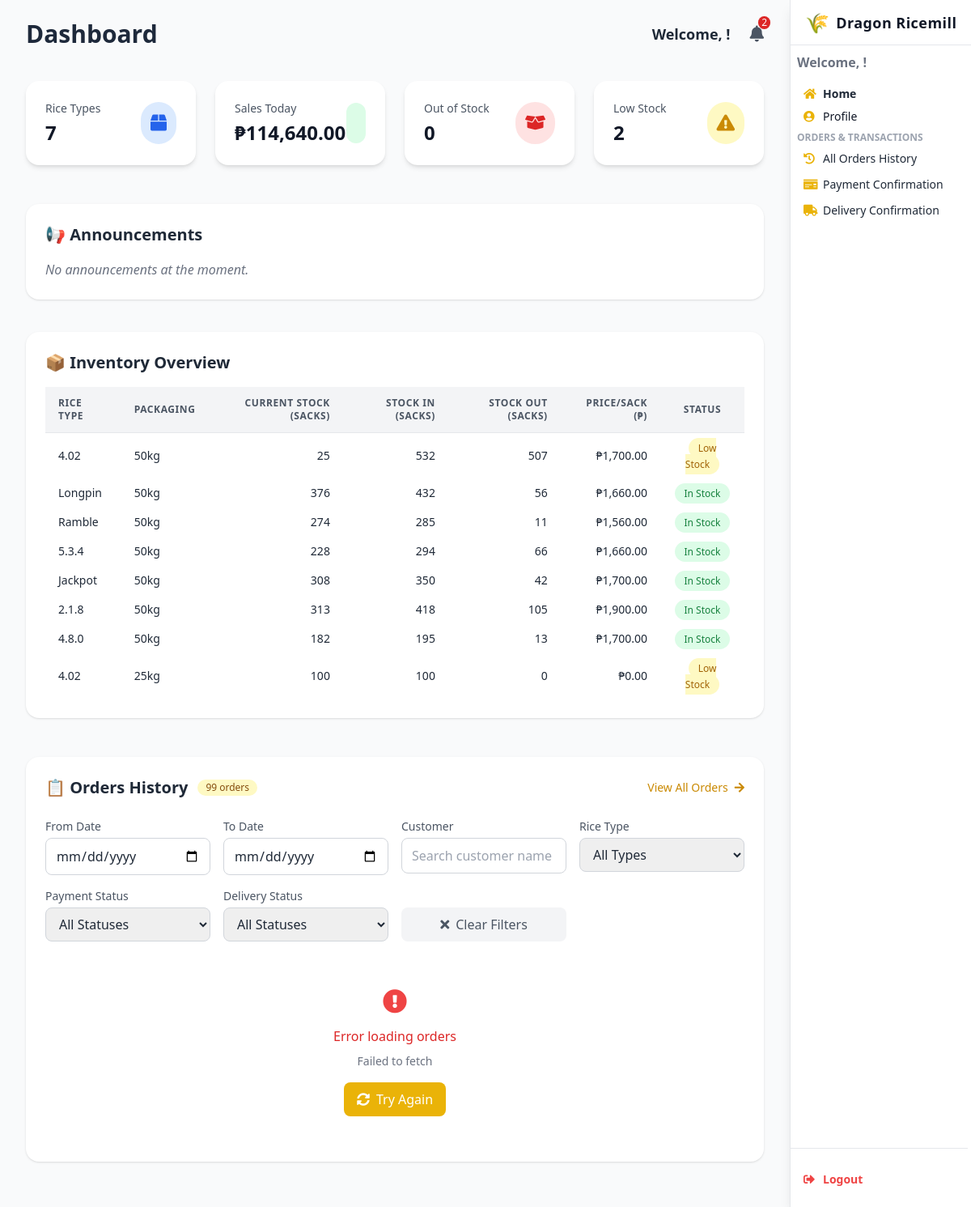
Page /dashboard/ on the earlier database version.
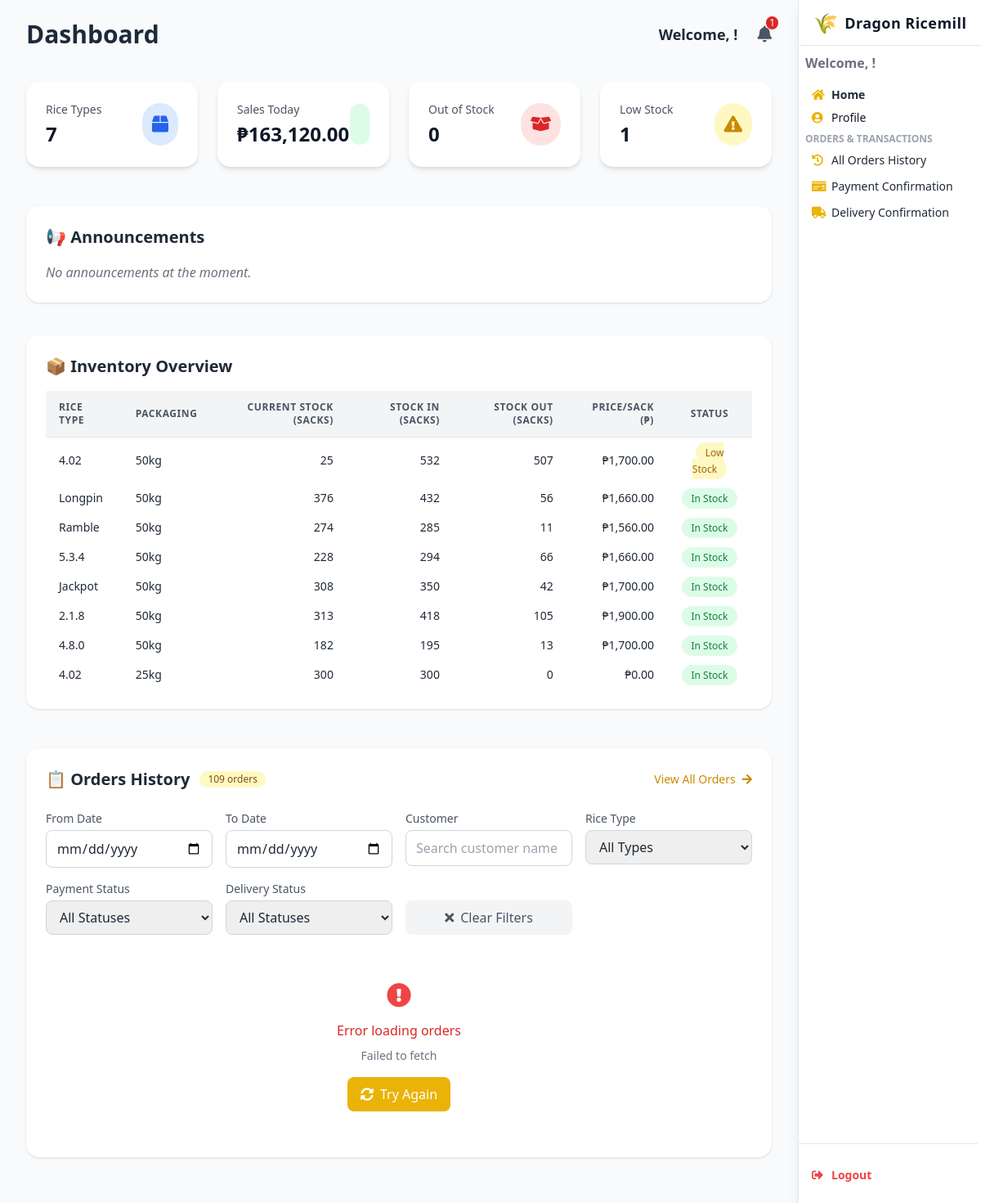
Same page on the later database version.
### webapp/models.py (models this page shows, shortened)
class Stock(models.Model):
    stockID = models.AutoField(primary_key=True)
    rice_type = models.ForeignKey(Rice, on_delete=models.CASCADE, db_column='riceID', related_name='stocks')
    packaging = models.CharField(max_length=50, default='50kg')  # e.g., 25kg, 50kg
    price_per_sack = models.DecimalField(max_digits=10, decimal_places=2)
    stock_in = models.PositiveIntegerField(default=0)
    stock_out = models.PositiveIntegerField(default=0)
    current_stock = models.PositiveIntegerField(default=0)
    minimum_stock = models.PositiveIntegerField(default=10)
    last_updated = models.DateTimeField(auto_now=True)
    created_at = models.DateTimeField(auto_now_add=True)
    class Meta:
        db_table = 'Stock'
        unique_together = ('rice_type', 'packaging')

class Rice(models.Model):
    riceID = models.AutoField(primary_key=True)
    rice_type = models.CharField(max_length=100, unique=True)
    description = models.TextField(blank=True, null=True)
    is_active = models.BooleanField(default=True)
    class Meta:
        db_table = 'Rice'
    def __str__(self):
        return f"{self.rice_type}"

### webapp/views.py (the view, shortened to what this page needs)
# urls.py: path("dashboard/", views.dashboard_view, name="dashboard"),
def dashboard_view(request):
    is_admin = False
    role = None
    employee_id = None
    user_id = request.session.get('user_id')
    user_role = request.session.get('user_role', '').lower()
    stock_data = Stock.objects.select_related('rice_type').all()
    orders = CustomerOrder.objects.select_related('customer', 'rice_type').order_by('-created_at')
    date_from = request.GET.get('date_from')
    date_to = request.GET.get('date_to')
    customer_search = request.GET.get('customer')
    rice_type = request.GET.get('rice_type')
    payment_status = request.GET.get('payment_status')
    delivery_status = request.GET.get('delivery_status')
    if date_from:
        orders = orders.filter(created_at__date__gte=date_from)
    if date_to:
        orders = orders.filter(created_at__date__lte=date_to)
    if customer_search:
        orders = orders.filter(
            Q(customer__name__first_name__icontains=customer_search) |
            Q(customer__name__last_name__icontains=customer_search)
        )
    if rice_type:
        orders = orders.filter(rice_type__rice_type=rice_type)
    if delivery_status:
        orders = orders.filter(delivery_status__iexact=delivery_status)
    supplier_orders = Supplier.objects.select_related('employee').order_by('-purchase_date')[:10]
    paid_orders_today = CustomerOrder.objects.filter(
        created_at__date=date.today(),
        amount_paid__gte=F('total_cost')
    ).aggregate(total_sales=Sum('total_cost'))['total_sales'] or 0
    stock_out_count = stock_data.filter(current_stock=0).count()
    low_stock_count = stock_data.filter(current_stock__lte=100).exclude(current_stock=0).count()
    total_rice_types = stock_data.values('rice_type').distinct().count()
    rice_types = Rice.objects.all().order_by('rice_type')
    sales_aggregation = CustomerOrder.objects.filter(approval_status='Approved') \
        .values('rice_type__rice_type') \
        .annotate(total_quantity=Sum('quantity')) \
        .order_by('-total_quantity')
    best_selling = sales_aggregation.first() if sales_aggregation else None
    low_selling = sales_aggregation.last() if sales_aggregation else None
    notifications = []
    read_notifications = request.session.get('read_notifications', [])
    current_timestamp = now().astimezone(PH_TZ)
    for item in stock_data.filter(current_stock__lte=100).exclude(current_stock=0):
        notif_id = f'lowstock_{item.stockID}'
        if notif_id not in read_notifications:
            notifications.append({
                "id": notif_id,
                "message": f"{item.rice_type.rice_type} ({item.packaging}) is running low (only {item.current_stock} sacks left)",
                "timestamp": current_timestamp,
            })
    announcements = Announcement.objects.select_related('created_by') \
        .order_by('-created_at')[:10]
    return render(request, "dashboard.html", {
        'stock_data': stock_data,
        'orders': orders,
        'supplier_orders': supplier_orders,
        'paid_orders_today': paid_orders_today,
        'stock_out_today': stock_out_count,
        'low_stock_warnings': low_stock_count,
        'total_rice_types': total_rice_types,
        'best_selling': best_selling,
        'low_selling': low_selling,
        'notifications': notifications,
        'is_admin': is_admin,
        'role': role,
        'employee_id': employee_id,
        'announcements': announcements,
        'rice_types': rice_types,  # Add this for the filter dropdown
    })

### webapp/templates/dashboard.html (shortened to what the changed rows need)
{% load humanize %}
<!DOCTYPE html>
<html lang="en">
<head>
  <script src="https://cdn.tailwindcss.com"></script>
  <link href="https://cdnjs.cloudflare.com/ajax/libs/font-awesome/5.15.3/css/all.min.css" rel="stylesheet" />
</head>
<body class="bg-gray-100 text-gray-800 min-h-screen font-sans leading-relaxed overflow-x-hidden">
<div id="mainContent" class="lg:mr-56 min-h-screen bg-gray-50 transition-all duration-300">
  <main class="max-w-screen-xl mx-auto px-4 py-6 sm:px-6 lg:px-8">
<div class="flex flex-col sm:flex-row sm:justify-between sm:items-center mb-10">
  <h1 class="text-3xl font-bold text-[#1e293b] mb-4 sm:mb-0">Dashboard</h1>
  <div class="flex items-center gap-6 text-sm sm:text-base">
    <div class="relative">
      <button id="notificationBtn" class="text-gray-600 hover:text-black text-xl relative focus:outline-none">
        <i class="fas fa-bell"></i>
        {% if notifications|length > 0 %}
          <span class="absolute -top-2 -right-2 bg-red-600 text-white text-xs rounded-full px-1">
            {{ notifications|length }}
          </span>
        {% endif %}
      </button>
    </div>
  </div>
</div>
    <div class="grid grid-cols-1 sm:grid-cols-2 lg:grid-cols-4 gap-6 mb-12">
      <div class="bg-white p-6 rounded-2xl shadow-md hover:shadow-lg transition-shadow duration-300">
        <div class="flex items-center justify-between">
          <div>
            <p class="text-sm font-medium text-gray-600 mb-1">Sales Today</p>
            <p class="text-2xl font-bold text-gray-900">₱{{ paid_orders_today|default:0|floatformat:2|intcomma }}</p>
          </div>
        </div>
      </div>
      <div class="bg-white p-6 rounded-2xl shadow-md hover:shadow-lg transition-shadow duration-300">
        <div class="flex items-center justify-between">
          <div>
            <p class="text-sm font-medium text-gray-600 mb-1">Low Stock</p>
            <p class="text-2xl font-bold text-gray-900">{{ low_stock_warnings }}</p>
          </div>
        </div>
      </div>
    </div>
<div class="w-full bg-white p-6 rounded-2xl shadow mb-10">
  <h2 class="text-xl font-semibold mb-4 text-gray-800">📢 Announcements</h2>
</div>
<section class="bg-white rounded-2xl shadow p-6 mb-12">
  <h2 class="text-xl font-semibold text-gray-800 mb-4">📦 Inventory Overview</h2>
  <div class="overflow-x-auto">
    <table class="min-w-full divide-y divide-gray-200 text-sm text-left">
      <thead class="bg-gray-100 text-gray-600 uppercase tracking-wider text-xs">
        <tr>
          <th class="px-4 py-3">Rice Type</th>
          <th class="px-4 py-3">Packaging</th>
          <th class="px-4 py-3 text-right">Current Stock (Sacks)</th>
          <th class="px-4 py-3 text-right">Stock In (Sacks)</th>
          <th class="px-4 py-3 text-right">Stock Out (Sacks)</th>
          <th class="px-4 py-3 text-right">Price/Sack (₱)</th>
          <th class="px-4 py-3 text-center">Status</th>
        </tr>
      </thead>
      <tbody>
        {% for rice in stock_data %}
          <tr class="hover:bg-blue-50 transition">
            <td class="px-4 py-2">{{ rice.rice_type }}</td>
            <td class="px-4 py-2">{{ rice.packaging }}</td>
            <td class="px-4 py-2 text-right">{{ rice.current_stock }}</td>
            <td class="px-4 py-2 text-right">{{ rice.stock_in }}</td>
            <td class="px-4 py-2 text-right">{{ rice.stock_out }}</td>
            <td class="px-4 py-2 text-right">₱{{ rice.price_per_sack|floatformat:2|intcomma }}</td>
            <td class="px-4 py-2 text-center">
              {% if rice.current_stock == 0 %}
                <span class="bg-red-100 text-red-700 text-xs px-3 py-1 rounded-full">Out of Stock</span>
              {% elif rice.current_stock <= 100 %}
                <span class="bg-yellow-100 text-yellow-700 text-xs px-3 py-1 rounded-full">Low Stock</span>
              {% else %}
                <span class="bg-green-100 text-green-700 text-xs px-3 py-1 rounded-full">In Stock</span>
              {% endif %}
            </td>
          </tr>
        {% empty %}
          <tr><td colspan="7" class="text-center py-6 text-gray-500">No stock data available.</td></tr>
        {% endfor %}
      </tbody>
    </table>
  </div>
</section>
<section class="bg-white rounded-2xl shadow p-6 mb-8">
  <div class="flex justify-between items-center mb-6">
    <div class="flex items-center space-x-3">
      <h2 class="text-xl font-semibold text-gray-800">📋 Orders History</h2>
      <span class="bg-yellow-100 text-yellow-800 text-xs font-medium px-2.5 py-0.5 rounded-full">
        {{ orders|length }} orders
      </span>
    </div>
  </div>
</section>
  </main>
</div>
</body>
</html>

Differences in the rows shown:
changed Stock "25kg": current_stock "100" → "300"; stock_in "100" → "300"; current_stock "Low Stock" → "In Stock"
Other differences:
{{ notifications|length }}: "2" → "1"
{{ paid_orders_today|default:0|floatformat:2|intcomma }}: "114,640.00" → "163,120.00"
{{ low_stock_warnings }}: "2" → "1"
{{ orders|length }}: "99" → "109"
